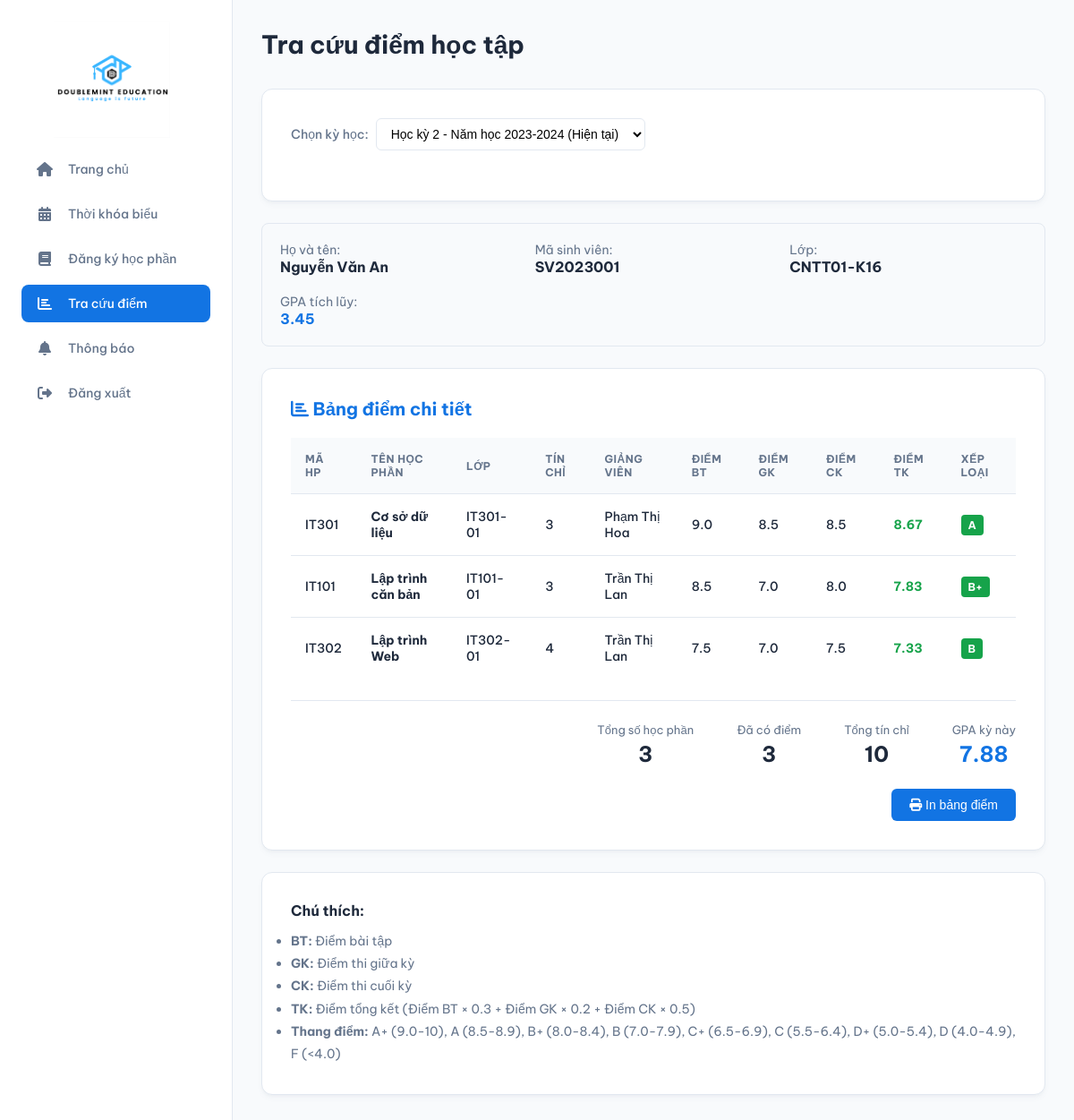
Screenshot of /student/tra_cuu_diem.php (signed in) with the database file from the repository.
### tables this page shows
CREATE TABLE students (
    id INT AUTO_INCREMENT PRIMARY KEY,
    user_id INT NOT NULL,
    student_code VARCHAR(20) UNIQUE NOT NULL,
    class VARCHAR(50),
    major VARCHAR(100),
    enrollment_year INT,
    gpa DECIMAL(3,2) DEFAULT 0.00,
    total_credits INT DEFAULT 0,
    FOREIGN KEY (user_id) REFERENCES users(id) ON DELETE CASCADE,
    INDEX idx_student_code (student_code)
);

CREATE TABLE users (
    id INT AUTO_INCREMENT PRIMARY KEY,
    email VARCHAR(100) UNIQUE NOT NULL,
    password VARCHAR(255) NOT NULL,
    role ENUM('student', 'teacher', 'admin') NOT NULL,
    full_name VARCHAR(100) NOT NULL,
    phone VARCHAR(15),
    address TEXT,
    status ENUM('active', 'inactive') DEFAULT 'active',
    created_at TIMESTAMP DEFAULT CURRENT_TIMESTAMP,
    updated_at TIMESTAMP DEFAULT CURRENT_TIMESTAMP ON UPDATE CURRENT_TIMESTAMP,
    INDEX idx_email (email),
    INDEX idx_role (role)
);

CREATE TABLE courses (
    id INT AUTO_INCREMENT PRIMARY KEY,
    course_code VARCHAR(20) UNIQUE NOT NULL,
    course_name VARCHAR(200) NOT NULL,
    credits INT NOT NULL,
    max_students INT DEFAULT 50,
    description TEXT,
    created_at TIMESTAMP DEFAULT CURRENT_TIMESTAMP,
    INDEX idx_course_code (course_code)
);

CREATE TABLE class_courses (
    id INT AUTO_INCREMENT PRIMARY KEY,
    course_id INT NOT NULL,
    teacher_id INT NOT NULL,
    semester_id INT NOT NULL,
    class_name VARCHAR(100) NOT NULL,
    schedule TEXT,
    room VARCHAR(50),
    current_students INT DEFAULT 0,
    max_students INT DEFAULT 50,
    status ENUM('open', 'full', 'closed') DEFAULT 'open',
    created_at TIMESTAMP DEFAULT CURRENT_TIMESTAMP,
    FOREIGN KEY (course_id) REFERENCES courses(id) ON DELETE CASCADE,
    FOREIGN KEY (teacher_id) REFERENCES teachers(id) ON DELETE CASCADE,
    FOREIGN KEY (semester_id) REFERENCES semesters(id) ON DELETE CASCADE,
    INDEX idx_semester (semester_id),
    INDEX idx_teacher (teacher_id)
);

CREATE TABLE grades (
    id INT AUTO_INCREMENT PRIMARY KEY,
    enrollment_id INT NOT NULL,
    assignment_score DECIMAL(4,2) DEFAULT NULL,
    midterm_score DECIMAL(4,2) DEFAULT NULL,
    final_score DECIMAL(4,2) DEFAULT NULL,
    total_score DECIMAL(4,2) DEFAULT NULL,
    letter_grade VARCHAR(5) DEFAULT NULL,
    updated_at TIMESTAMP DEFAULT CURRENT_TIMESTAMP ON UPDATE CURRENT_TIMESTAMP,
    FOREIGN KEY (enrollment_id) REFERENCES enrollments(id) ON DELETE CASCADE,
    UNIQUE KEY unique_grade (enrollment_id)
);

### config/db_connect.php (called while the page is built, shortened)
<?php
function executeQuery($conn, $sql) {
    $result = $conn->query($sql);
    return $result;
}
function fetchOne($conn, $sql) {
    $result = executeQuery($conn, $sql);
    if ($result && $result->num_rows > 0) {
        return $result->fetch_assoc();
    }
    return null;
}
function fetchAll($conn, $sql) {
    $result = executeQuery($conn, $sql);
    $data = array();
    if ($result && $result->num_rows > 0) {
        while ($row = $result->fetch_assoc()) {
            $data[] = $row;
        }
    }
    return $data;
}
?>

### config/auth.php (called while the page is built, shortened)
<?php
function isLoggedIn() {
    return isset($_SESSION['user_id']) && isset($_SESSION['role']);
}
function getCurrentUser() {
    if (isLoggedIn()) {
        return array(
            'id' => $_SESSION['user_id'] ?? null,
            'email' => $_SESSION['email'] ?? '',
            'role' => $_SESSION['role'] ?? '',
            'full_name' => $_SESSION['full_name'] ?? ''
        );
    }
    return null;
}
function getStudentInfo($conn, $userId) {
    $sql = "SELECT s.*, u.email, u.full_name, u.phone, u.address
            FROM students s
            INNER JOIN users u ON s.user_id = u.id
            WHERE s.user_id = " . intval($userId);
    return fetchOne($conn, $sql);
}
function getStudentIdByUserId($conn, $userId) {
    $sql = "SELECT id FROM students WHERE user_id = " . intval($userId);
    $result = fetchOne($conn, $sql);
    return $result ? $result['id'] : null;
}
?>

### student/tra_cuu_diem.php (the view, shortened to what this page needs)
<?php
require_once '../config/db_connect.php';
require_once '../config/auth.php';
$currentUser = getCurrentUser();
$studentInfo = getStudentInfo($conn, $currentUser['id']);
$studentId = getStudentIdByUserId($conn, $currentUser['id']);
$sqlSemesters = "SELECT * FROM semesters ORDER BY start_date DESC";
$semesters = fetchAll($conn, $sqlSemesters);
$selectedSemesterId = intval($_GET['semester_id'] ?? 0);
if ($selectedSemesterId === 0 && count($semesters) > 0) {
    foreach ($semesters as $sem) {
        if ($sem['is_active'] === 'yes') {
            $selectedSemesterId = $sem['id'];
            break;
        }
    }
}
$grades = [];
$totalScore = 0;
$totalCredits = 0;
$completedCourses = 0;
if ($selectedSemesterId > 0) {
    $sqlGrades = "SELECT c.course_code, c.course_name, c.credits, cc.class_name,
                  g.assignment_score, g.midterm_score, g.final_score, g.total_score, g.letter_grade,
                  CONCAT(u.full_name) as teacher_name
                  FROM enrollments e
                  INNER JOIN class_courses cc ON e.class_course_id = cc.id
                  INNER JOIN courses c ON cc.course_id = c.id
                  INNER JOIN teachers t ON cc.teacher_id = t.id
                  INNER JOIN users u ON t.user_id = u.id
                  LEFT JOIN grades g ON e.id = g.enrollment_id
                  WHERE e.student_id = $studentId AND cc.semester_id = $selectedSemesterId
                  ORDER BY c.course_name";
    $grades = fetchAll($conn, $sqlGrades);
    foreach ($grades as $grade) {
        if ($grade['total_score'] !== null) {
            $totalScore += $grade['total_score'] * $grade['credits'];
            $totalCredits += $grade['credits'];
            $completedCourses++;
        }
    }
}
$semesterGPA = $totalCredits > 0 ? round($totalScore / $totalCredits, 2) : 0;
include '../includes/header.php';
?>
<div class="main-header">
    <div class="page-title">
        <h1>Tra cứu điểm học tập</h1>
    </div>
</div>
<div class="card" style="margin-bottom: 24px;">
    <div class="filter-section">
        <div class="filter-group">
            <label for="semester">Chọn kỳ học:</label>
            <select id="semester" name="semester" onchange="window.location.href='tra_cuu_diem.php?semester_id=' + this.value">
                <?php foreach ($semesters as $sem): ?>
                    <option value="<?php echo $sem['id']; ?>" <?php echo ($sem['id'] == $selectedSemesterId) ? 'selected' : ''; ?>>
                        <?php echo htmlspecialchars($sem['semester_name']); ?>
                        <?php echo ($sem['is_active'] === 'yes') ? '(Hiện tại)' : ''; ?>
                    </option>
                <?php endforeach; ?>
            </select>
        </div>
    </div>
</div>
<div style="background-color: #f8fafc; padding: 20px; border-radius: 8px; margin-bottom: 24px; border: 1px solid var(--border-color);">
    <div style="display: grid; grid-template-columns: repeat(auto-fit, minmax(200px, 1fr)); gap: 20px;">
        <div>
            <span style="color: var(--text-secondary); font-size: 14px;">Họ và tên:</span>
            <br>
            <strong style="font-size: 16px;"><?php echo htmlspecialchars($studentInfo['full_name']); ?></strong>
        </div>
        <div>
            <span style="color: var(--text-secondary); font-size: 14px;">Mã sinh viên:</span>
            <br>
            <strong style="font-size: 16px;"><?php echo htmlspecialchars($studentInfo['student_code']); ?></strong>
        </div>
        <div>
            <span style="color: var(--text-secondary); font-size: 14px;">Lớp:</span>
            <br>
            <strong style="font-size: 16px;"><?php echo htmlspecialchars($studentInfo['class']); ?></strong>
        </div>
        <div>
            <span style="color: var(--text-secondary); font-size: 14px;">GPA tích lũy:</span>
            <br>
            <strong style="font-size: 16px; color: var(--primary-color);"><?php echo $studentInfo['gpa']; ?></strong>
        </div>
    </div>
</div>
<div class="card">
    <h2 style="font-size: 20px; margin-bottom: 20px; color: var(--primary-color);">
        <i class="fas fa-chart-bar"></i> Bảng điểm chi tiết
    </h2>
    <?php if (count($grades) > 0): ?>
        <div class="table-container">
            <table class="results-table">
                <thead>
                    <tr>
                        <th>Mã HP</th>
                        <th>Tên học phần</th>
                        <th>Lớp</th>
                        <th>Tín chỉ</th>
                        <th>Giảng viên</th>
                        <th>Điểm BT</th>
                        <th>Điểm GK</th>
                        <th>Điểm CK</th>
                        <th>Điểm TK</th>
                        <th>Xếp loại</th>
                    </tr>
                </thead>
                <tbody>
                    <?php foreach ($grades as $grade): ?>
                        <tr>
                            <td><?php echo htmlspecialchars($grade['course_code']); ?></td>
                            <td><strong><?php echo htmlspecialchars($grade['course_name']); ?></strong></td>
                            <td><?php echo htmlspecialchars($grade['class_name']); ?></td>
                            <td><?php echo $grade['credits']; ?></td>
                            <td><?php echo htmlspecialchars($grade['teacher_name']); ?></td>
                            <td>
                                <?php
                                    echo $grade['assignment_score'] !== null
                                        ? number_format($grade['assignment_score'], 1)
                                        : '<span style="color: #999;">-</span>';
                                ?>
                            </td>
                            <td>
                                <?php
                                    echo $grade['midterm_score'] !== null
                                        ? number_format($grade['midterm_score'], 1)
                                        : '<span style="color: #999;">-</span>';
                                ?>
                            </td>
                            <td>
                                <?php
                                    echo $grade['final_score'] !== null
                                        ? number_format($grade['final_score'], 1)
                                        : '<span style="color: #999;">-</span>';
                                ?>
                            </td>
                            <td>
                                <?php
                                    if ($grade['total_score'] !== null) {
                                        $score = number_format($grade['total_score'], 2);
                                        $color = $grade['total_score'] >= 5.0 ? '#16a34a' : '#dc2626';
                                        echo "<strong style='color: $color;'>$score</strong>";
                                    } else {
                                        echo '<span style="color: #999;">Chưa có</span>';
                                    }
                                ?>
                            </td>
                            <td>
                                <?php
                                    if ($grade['letter_grade']) {
                                        $letterGrade = $grade['letter_grade'];
                                        $bgColor = '#16a34a';
                                        echo "<span style='background-color: $bgColor; color: white; padding: 4px 8px; border-radius: 4px; font-weight: 700; font-size: 12px;'>$letterGrade</span>";
                                    } else {
                                        echo '<span style="color: #999;">-</span>';
                                    }
                                ?>
                            </td>
                        </tr>
                    <?php endforeach; ?>
                </tbody>
            </table>
        </div>
        <div class="summary-section">
            <div class="summary-item">
                <span>Tổng số học phần</span>
                <strong class="text-based"><?php echo count($grades); ?></strong>
            </div>
            <div class="summary-item">
                <span>Đã có điểm</span>
                <strong class="text-based"><?php echo $completedCourses; ?></strong>
            </div>
            <div class="summary-item">
                <span>Tổng tín chỉ</span>
                <strong class="text-based"><?php echo $totalCredits; ?></strong>
            </div>
            <div class="summary-item">
                <span>GPA kỳ này</span>
                <strong><?php echo $semesterGPA; ?></strong>
            </div>
        </div>
        <div style="margin-top: 24px; text-align: right;">
            <button onclick="window.print()" style="padding: 10px 20px; background-color: var(--primary-color); color: white; border: none; border-radius: 6px; cursor: pointer; font-size: 14px; font-weight: 500;">
                <i class="fas fa-print"></i> In bảng điểm
            </button>
        </div>
    <?php else: ?>
        <p style="color: var(--text-secondary); text-align: center; padding: 40px;">
            Bạn chưa đăng ký học phần nào trong kỳ này.
        </p>
    <?php endif; ?>
</div>
<div class="card" style="margin-top: 24px;">
    <h3 style="font-size: 16px; margin-bottom: 12px;">Chú thích:</h3>
    <ul style="color: var(--text-secondary); font-size: 14px; line-height: 1.8;">
        <li><strong>BT:</strong> Điểm bài tập</li>
        <li><strong>GK:</strong> Điểm thi giữa kỳ</li>
        <li><strong>CK:</strong> Điểm thi cuối kỳ</li>
        <li><strong>TK:</strong> Điểm tổng kết (Điểm BT × 0.3 + Điểm GK × 0.2 + Điểm CK × 0.5)</li>
        <li><strong>Thang điểm:</strong> A+ (9.0-10), A (8.5-8.9), B+ (8.0-8.4), B (7.0-7.9), C+ (6.5-6.9), C (5.5-6.4), D+ (5.0-5.4), D (4.0-4.9), F (&lt;4.0)</li>
    </ul>
</div>
<?php include '../includes/footer.php'; ?>

### assets/css/style.css (style rules this page uses)
:root { --primary-color: #1274e3; --secondary-color: #f8fafc; --sidebar-bg: #ffffff; --text-primary: #1e293b; --text-secondary: #64748b; --border-color: #e2e8f0; --shadow-color: rgba(100, 116, 139, 0.06); --danger-color: #ff0019; }
* { box-sizing: border-box; margin: 0; padding: 0; }
body { font-family: 'Be Vietnam Pro', sans-serif; background-color: var(--secondary-color); color: var(--text-primary); font-size: 14px; -webkit-font-smoothing: antialiased; -moz-osx-font-smoothing: grayscale; }
.app-body { display: flex; }
.main-header { display: flex; justify-content: space-between; align-items: center; margin-bottom: 32px; }
.main-header .page-title h1 { font-size: 28px; font-weight: 700; color: var(--text-primary); }
.card { background-color: #ffffff; padding: 32px; border-radius: 12px; border: 1px solid var(--border-color); box-shadow: 0 4px 6px -1px var(--shadow-color), 0 2px 4px -2px var(--shadow-color); }
.filter-section { margin-bottom: 24px; display: flex; align-items: center; flex-wrap: wrap; gap: 16px; }
.filter-section .filter-group { display: flex; align-items: center; gap: 8px; }
.filter-section label { font-weight: 500; color: var(--text-secondary); }
.filter-section select, .filter-section input { padding: 8px 12px; border: 1px solid var(--border-color); border-radius: 6px; font-size: 14px; background-color: #fff; }
.table-container { overflow-x: auto; }
.results-table { width: 100%; border-collapse: collapse; min-width: 600px; }
.results-table th, .results-table td { padding: 16px; text-align: left; border-bottom: 1px solid var(--border-color); }
.results-table thead { background-color: var(--secondary-color); }
.results-table th { font-weight: 700; font-size: 12px; color: var(--text-secondary); text-transform: uppercase; letter-spacing: 0.5px; }
.results-table tbody tr:last-child td { border-bottom: none; }
.results-table tbody td { font-weight: 500; }
.summary-section { margin-top: 24px; padding-top: 24px; border-top: 1px solid var(--border-color); display: flex; justify-content: flex-end; gap: 48px; }
.summary-item { text-align: center; }
.summary-item span { display: block; font-size: 13px; color: var(--text-secondary); margin-bottom: 4px; }
.summary-item strong { font-size: 24px; font-weight: 700; color: var(--primary-color); }
.summary-item strong.text-based { color: var(--text-primary); }

### rows the page displays
students: user.full_name "Nguyễn Văn An", student_code "SV2023001", class "CNTT01-K16", gpa "3.45"
courses: course_code "IT301", course_name "Cơ sở dữ liệu", class_courses.class_name "IT301-01", credits "3", teacher_name "Phạm Thị Hoa", grades.assignment_score "9.0", grades.midterm_score "8.5", grades.final_score "8.5", grades.total_score "8.67", grades.letter_grade "A"
courses: course_code "IT101", course_name "Lập trình căn bản", class_courses.class_name "IT101-01", credits "3", teacher_name "Trần Thị Lan", grades.assignment_score "8.5", grades.midterm_score "7.0", grades.final_score "8.0", grades.total_score "7.83", grades.letter_grade "B+"
courses: course_code "IT302", course_name "Lập trình Web", class_courses.class_name "IT302-01", credits "4", teacher_name "Trần Thị Lan", grades.assignment_score "7.5", grades.midterm_score "7.0", grades.final_score "7.5", grades.total_score "7.33", grades.letter_grade "B"

### other values shown
$menu['text'] "Trang chủ"
$menu['text'] "Thời khóa biểu"
$menu['text'] "Đăng ký học phần"
$menu['text'] "Tra cứu điểm"
$menu['text'] "Thông báo"
count($grades) "3"
$completedCourses "3"
$totalCredits "10"
$semesterGPA "7.88"
form field semester "Học kỳ 2 - Năm học 2023-2024 (Hiện tại)"
